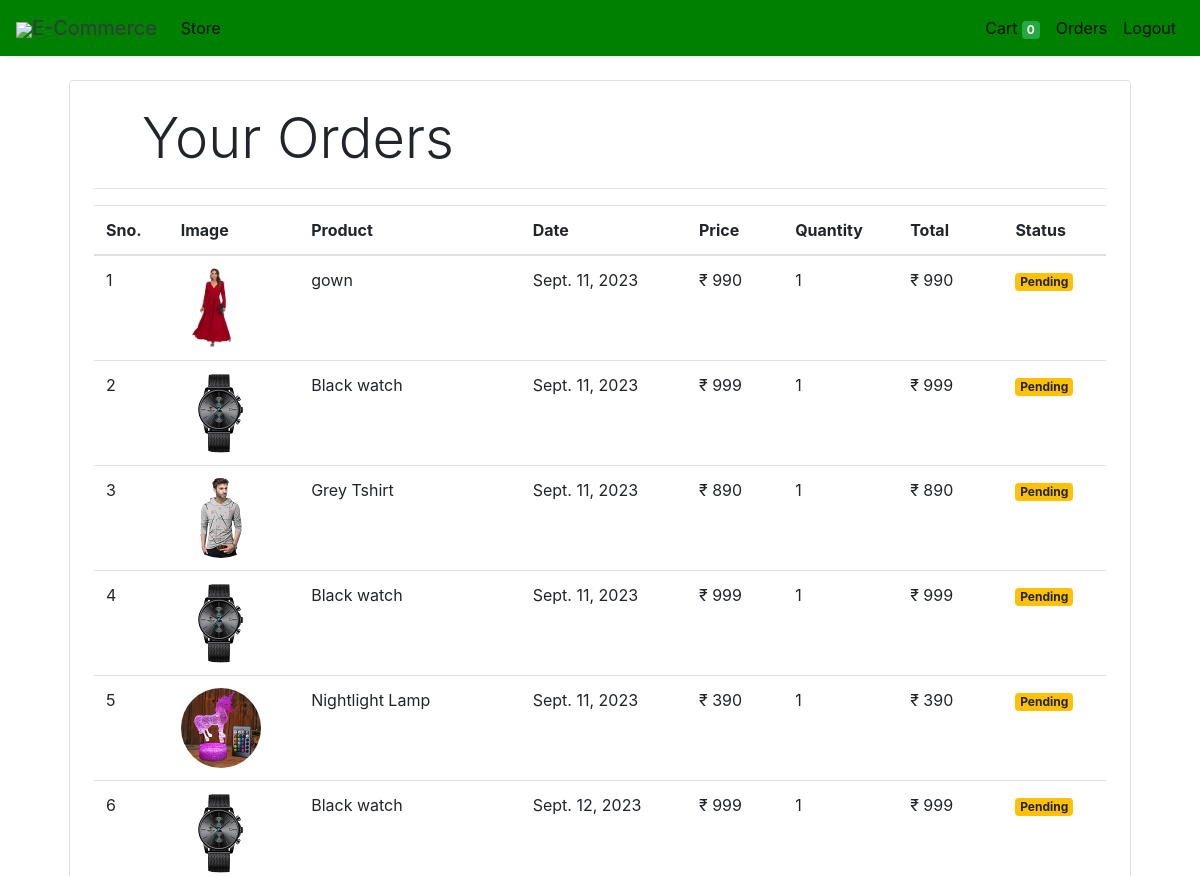
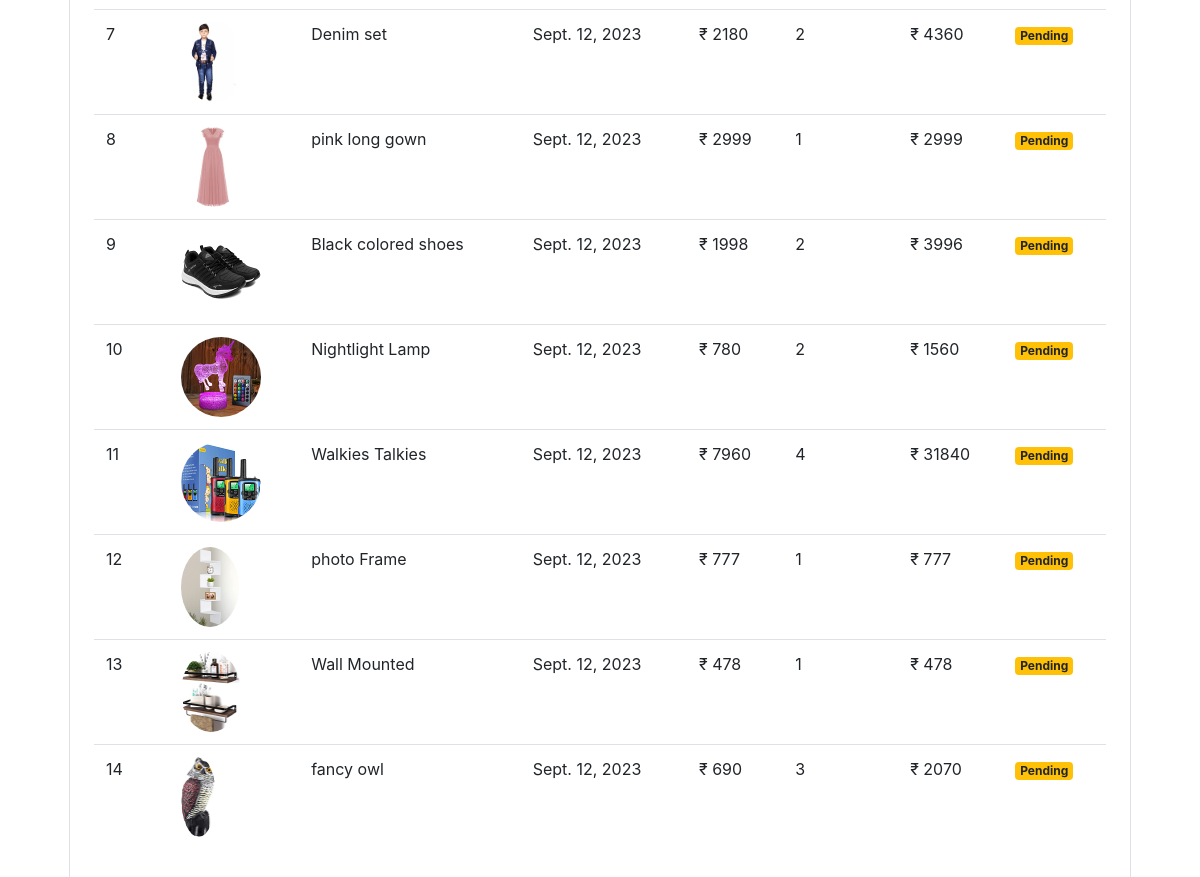
/order/ (signed in), run on the app's committed database (2 pictures, top to bottom).
### app1/models/orders.py (models this page shows)
class Order(models.Model):
    product = models.ForeignKey(Product, on_delete = models.CASCADE)
    customer = models.ForeignKey(Customer, on_delete = models.CASCADE)
    price = models.IntegerField()
    qty = models.IntegerField(default = 1)
    address = models.CharField(max_length = 1000, default = "", blank = True)
    phone = models.CharField(max_length = 15, default = "", blank = True)
    date = models.DateField (default=datetime.datetime.today)
    status = models.BooleanField(default = False)

### app1/models/product.py (models this page shows)
class Product(models.Model):
    name = models.CharField(max_length = 100)
    price = models.IntegerField()
    catogory = models.ForeignKey(Category, on_delete= models.CASCADE, default = 1)
    description = models.CharField(max_length = 500, null = True, default = "", blank = True)
    image = models.ImageField(upload_to = 'media/')

### app1/middlewaer.py (the view)
    def inner(*args, **kwargs):
        valid = args[0].session.get('id', None)
        if valid:
            return ref(*args, **kwargs)
        return render(args[0], 'login.html', {'mssg': 'First Need To Login For Check Out'})

### app1/middlewaer.py (called while the page is built)
def login_one_required(ref):
    def inner(*args, **kwargs):
        valid = args[0].session.get('id', None)
        if valid:
            return ref(*args, **kwargs)
        return render(args[0], 'login.html', {'mssg': 'First Need To Login For Check Out'})
    return inner

### app1/templatetags/cart.py (called while the page is built)
@register.filter(name = 'length_cart')
def qty_in_cart(cart):
    data = len(list(cart))
    return data

@register.filter(name = "add_currency")
def add_currenacy(price):
    return '₹ ' + str(price)

@register.filter(name = 'order_page_total_price')
def order_page_total_price(id):
    obj = Order.objects.get(id = id)
    single_price = obj.price
    qty = obj.qty
    return single_price * qty

### app1/views.py (called while the page is built)
@login_one_required
def order(request):
    all = Order.objects.all()
    return render(request, 'orders.html', {'orders': all})

### app1/templates/orders.html
{% extends 'base.html' %}
{% block content %}
{% load cart %}
<div class="container">
   <div class="border rounded p-4 m-4">
        <p class="display-4 pl-4 ml-4">Your Orders</p>
        <hr>
        <table class="table">
            <thead>
                <tr>
                    <th>Sno.</th>
                    <th>Image</th>
                    <th>Product</th>
                    <th>Date</th>
                    <th>Price</th>
                    <th>Quantity</th>
                    <th>Total</th>
                    <th>Status</th>
                </tr>
            </thead>
            <tbody>
                {% for order in orders %}
                <tr>
                    <td>{{forloop.counter}}</td>
                    <td><img style="height: 80px;" class="rounded-circle" src="{{order.product.image.url}}" alt=""></td>
                    <td>{{order.product.name}}</td>
                    <td>{{order.date}}</td>
                    <td>{{order.price|add_currency}}</td>
                    <td>{{order.qty}}</td>
                    <td>{{order.id|order_page_total_price|add_currency}}</td>
                    {% if order.status %}
                    <td><small class="badge badge-success">Completed</small></td>
                    {%else%}
                    <td><small class="badge badge-warning">Pending</small></td>
                    {% endif %}
                </tr>
                {% endfor %}
            </tbody>
        </table>
   </div>
</div>
{% endblock %}

### app1/templates/base.html (shortened to what this page needs)
<!doctype html>
<html lang="en">
{% load cart %}
<head>
  <link rel="stylesheet" href="https://maxcdn.bootstrapcdn.com/bootstrap/4.0.0/css/bootstrap.min.css"
>
</head>
<body>
<nav class="one-edge-shadow
  navbar navbar-light
  sticky-top navbar
  navbar-expand-lg
  text-white">
    <a class="navbar-brand ms-3 text-dark " href="http://127.0.0.1:8000/home/">
    <link rel="stylesheet" href="https://use.fontawesome.com/releases/v5.7.0/css/all.css">
    <img src="https://www.freepnglogos.com/uploads/shopping-cart-png/shopping-cart-svg-png-icon-download-28.png"  style="width:50px;height:50px,color:text-light;">E-Commerce</a>
    <div class="collapse navbar-collapse" id="navbarSupportedContent">
      <ul class="navbar-nav mr-auto">
        <li class="nav-item active">
          <a class="nav-link" href="http://127.0.0.1:8000/home/">Store <span class="sr-only">(current)</span></a>
        </li>
          </ul>
      <ul class=" navbar-nav my-2 my-lg-0">
        <li class="nav-item active">
          <a class="nav-link" href="{% url 'cart' %}">Cart
            <span class="badge badge-success">{{request.session.cart|length_cart}}</span>
            <span class="sr-only">(current)</span></a>
        </li>
        <li class="nav-item active ">
          <a class="nav-link" href="{% url 'order' %}">Orders<span class="sr-only">(current)</span></a>
        </li>
        {% if request.session.id %}
        <li class="nav-item active ">
          <a class="nav-link" href="{% url 'logout' %}">Logout<span class="sr-only">(current)</span></a>
        </li>
     {% endif %}
      </ul>
    </div>
  </nav>
  {% block content %}{% endblock %}
</body>
</html>

### app1/templates/base.html (style rules this page uses)
nav { background-color: green; }
.one-edge-shadow { box-shadow: 0 8px 2px -5px rgb(246, 245, 245); }

### data on the page
Order: product.image (picture), product.name "gown", date "Sept. 11, 2023", price|add_currency "₹ 990", qty "1", id|order_page_total_price "₹ 990", status "Pending"
Order: product.image (picture), product.name "Black watch", date "Sept. 11, 2023", price|add_currency "₹ 999", qty "1", id|order_page_total_price "₹ 999", status "Pending"
Order: product.image (picture), product.name "Grey Tshirt", date "Sept. 11, 2023", price|add_currency "₹ 890", qty "1", id|order_page_total_price "₹ 890", status "Pending"
Order: product.image (picture), product.name "Black watch", date "Sept. 11, 2023", price|add_currency "₹ 999", qty "1", id|order_page_total_price "₹ 999", status "Pending"
Order: product.image (picture), product.name "Nightlight Lamp", date "Sept. 11, 2023", price|add_currency "₹ 390", qty "1", id|order_page_total_price "₹ 390", status "Pending"
Order: product.image (picture), product.name "Black watch", date "Sept. 12, 2023", price|add_currency "₹ 999", qty "1", id|order_page_total_price "₹ 999", status "Pending"
Order: product.image (picture), product.name "Denim set", date "Sept. 12, 2023", price|add_currency "₹ 2180", qty "2", id|order_page_total_price "₹ 4360", status "Pending"
Order: product.image (picture), product.name "pink long gown", date "Sept. 12, 2023", price|add_currency "₹ 2999", qty "1", id|order_page_total_price "₹ 2999", status "Pending"
Order: product.image (picture), product.name "Black colored shoes", date "Sept. 12, 2023", price|add_currency "₹ 1998", qty "2", id|order_page_total_price "₹ 3996", status "Pending"
Order: product.image (picture), product.name "Nightlight Lamp", date "Sept. 12, 2023", price|add_currency "₹ 780", qty "2", id|order_page_total_price "₹ 1560", status "Pending"
Order: product.image (picture), product.name "Walkies Talkies", date "Sept. 12, 2023", price|add_currency "₹ 7960", qty "4", id|order_page_total_price "₹ 31840", status "Pending"
Order: product.image (picture), product.name "photo Frame", date "Sept. 12, 2023", price|add_currency "₹ 777", qty "1", id|order_page_total_price "₹ 777", status "Pending"
Order: product.image (picture), product.name "Wall Mounted", date "Sept. 12, 2023", price|add_currency "₹ 478", qty "1", id|order_page_total_price "₹ 478", status "Pending"
Order: product.image (picture), product.name "fancy owl", date "Sept. 12, 2023", price|add_currency "₹ 690", qty "3", id|order_page_total_price "₹ 2070", status "Pending"

### other printed values
{{ request.session.cart|length_cart }} "0"
